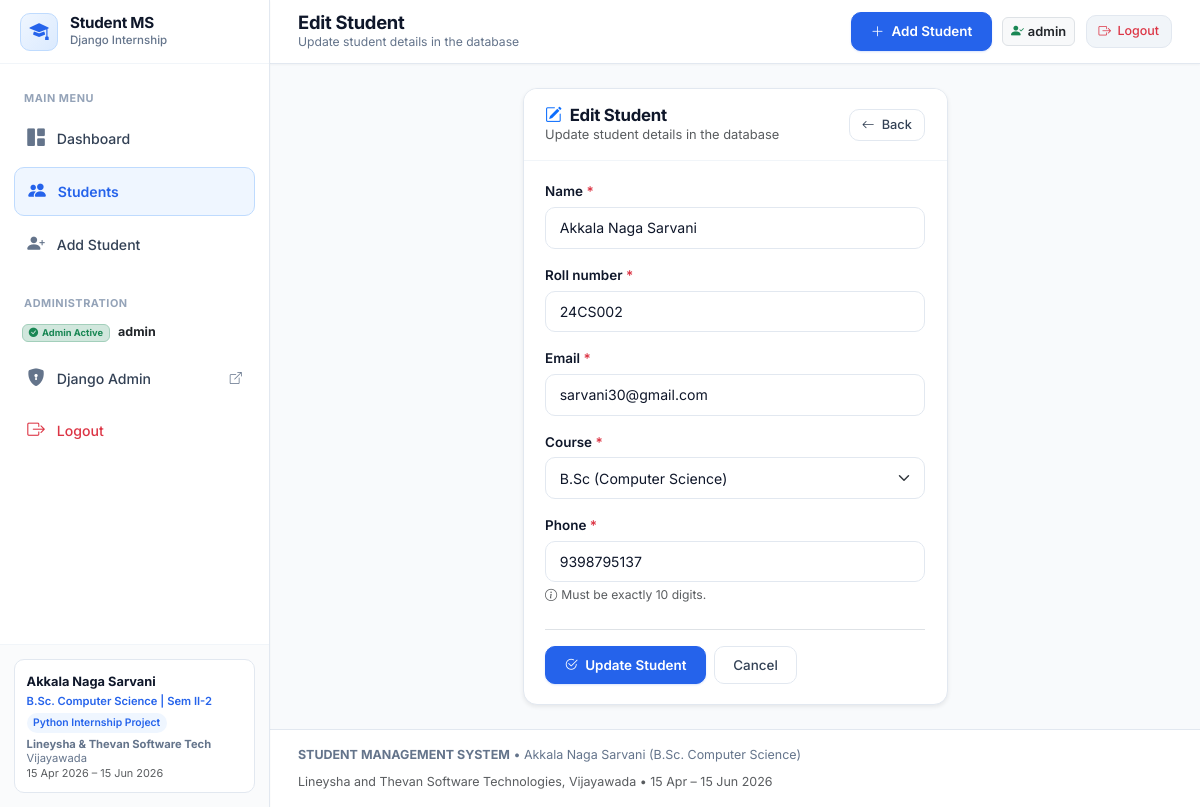
The page /students/22/edit/ (signed in) on the database its author committed.
### students/models.py (models this page shows, shortened)
class Student(models.Model):
    name = models.CharField(max_length=100, verbose_name="Full Name")
    roll_number = models.CharField(max_length=20, unique=True, verbose_name="Roll Number")
    email = models.EmailField(verbose_name="Email Address")
    course = models.CharField(max_length=100, verbose_name="Course")
    phone = models.CharField(max_length=10, validators=[phone_regex], verbose_name="Phone Number")
    created_at = models.DateTimeField(auto_now_add=True, verbose_name="Created At")
    updated_at = models.DateTimeField(auto_now=True, verbose_name="Updated At")
    class Meta:
        verbose_name = "Student"
        verbose_name_plural = "Students"
        ordering = ['-created_at']

### students/views.py (the view)
# urls.py: path('students/<int:pk>/edit/', views.student_update_view, name='student_edit'),
@login_required(login_url='login')
def student_update_view(request, pk):
    student = get_object_or_404(Student, pk=pk)
    if request.method == 'POST':
        form = StudentForm(request.POST, instance=student)
        if form.is_valid():
            form.save()
            messages.success(request, "Student record updated successfully.")
            return redirect('students:student_detail', pk=student.pk)
        else:
            messages.error(request, "Please correct the errors in the form below.")
    else:
        form = StudentForm(instance=student)
    context = {
        'form': form,
        'student': student,
        'page_title': 'Edit Student',
        'page_subtitle': 'Update student details in the database',
        'submit_button_text': 'Update Student',
        'is_edit': True,
        'active_page': 'students',
    }
    return render(request, 'students/student_form.html', context)

### templates/students/student_form.html (shortened to what this page needs)
{% extends 'base.html' %}
{% block page_title %}{{ page_title }}{% endblock %}
{% block page_subtitle %}{{ page_subtitle }}{% endblock %}
{% block content %}
<div class="row justify-content-center">
    <div class="col-12 col-md-9 col-lg-7 col-xl-6">
        <div class="content-card shadow-sm">
            <div class="card-header-custom bg-white">
                <div>
                    <h3 class="card-header-title">
                        {% if is_edit %}
                            <i class="bi bi-pencil-square text-primary"></i>
                        {% else %}
                            <i class="bi bi-person-plus-fill text-primary"></i>
                        {% endif %}
                        <span>{{ page_title }}</span>
                    </h3>
                    <p class="text-muted small mb-0">{{ page_subtitle }}</p>
                </div>
                <a href="{% if is_edit and student %}{% url 'students:student_detail' pk=student.pk %}{% else %}{% url 'students:student_list' %}{% endif %}" class="btn-secondary-custom" style="padding: 0.35rem 0.75rem; font-size: 0.8rem;">
                    <i class="bi bi-arrow-left"></i>
                    <span>Back</span>
                </a>
            </div>
            <div class="card-body-custom">
                <form method="POST" novalidate>
                    <div class="mb-3">
                        <label for="{{ form.name.id_for_label }}" class="form-label-custom">
                            Name <span class="text-danger">*</span>
                        </label>
                        {{ form.name }}
                    </div>
                    <div class="mb-3">
                        <label for="{{ form.roll_number.id_for_label }}" class="form-label-custom">
                            Roll number <span class="text-danger">*</span>
                        </label>
                        {{ form.roll_number }}
                    </div>
                    <div class="mb-3">
                        <label for="{{ form.email.id_for_label }}" class="form-label-custom">
                            Email <span class="text-danger">*</span>
                        </label>
                        {{ form.email }}
                    </div>
                    <div class="mb-3">
                        <label for="{{ form.course.id_for_label }}" class="form-label-custom">
                            Course <span class="text-danger">*</span>
                        </label>
                        {{ form.course }}
                    </div>
                    <div class="mb-4">
                        <label for="{{ form.phone.id_for_label }}" class="form-label-custom">
                            Phone <span class="text-danger">*</span>
                        </label>
                        {{ form.phone }}
                        <small class="text-muted d-block mt-1" style="font-size: 0.76rem;">
                            <i class="bi bi-info-circle me-1"></i>Must be exactly 10 digits.
                        </small>
                    </div>
                    <div class="d-flex align-items-center gap-2 pt-3 border-top flex-wrap">
                        <button type="submit" class="btn-primary-custom flex-fill flex-sm-grow-0 justify-content-center">
                            <i class="bi bi-check2-circle"></i>
                            <span>{{ submit_button_text }}</span>
                        </button>
                        <a href="{% if is_edit and student %}{% url 'students:student_detail' pk=student.pk %}{% else %}{% url 'students:student_list' %}{% endif %}" class="btn-secondary-custom flex-fill flex-sm-grow-0 justify-content-center">
                            Cancel
                        </a>
                    </div>
                </form>
            </div>
        </div>
    </div>
</div>
{% endblock %}

### templates/base.html (shortened to what this page needs)
{% load static %}
<!DOCTYPE html>
<html lang="en">
<head>
    <link href="https://cdn.jsdelivr.net/npm/bootstrap@5.3.3/dist/css/bootstrap.min.css" rel="stylesheet">
    <link rel="stylesheet" href="https://cdn.jsdelivr.net/npm/bootstrap-icons@1.11.3/font/bootstrap-icons.min.css">
    <link rel="stylesheet" href="{% static 'css/style.css' %}">
</head>
<body>
    <div class="app-wrapper">
        <aside class="sidebar" id="appSidebar">
            <div class="sidebar-header">
                <div class="sidebar-brand-icon">
                    <i class="bi bi-mortarboard-fill"></i>
                </div>
                <div class="sidebar-brand-text">
                    <h1>Student MS</h1>
                    <span>Django Internship</span>
                </div>
            </div>
            <div class="sidebar-nav">
                <div class="nav-section-title">Main Menu</div>
                <a href="{% url 'students:dashboard' %}" class="sidebar-link {% if active_page == 'dashboard' %}active{% endif %}">
                    <i class="bi bi-grid-1x2-fill"></i>
                    <span>Dashboard</span>
                </a>
                <a href="{% url 'students:student_list' %}" class="sidebar-link {% if active_page == 'students' %}active{% endif %}">
                    <i class="bi bi-people-fill"></i>
                    <span>Students</span>
                </a>
                <a href="{% url 'students:student_add' %}" class="sidebar-link {% if active_page == 'student_add' %}active{% endif %}">
                    <i class="bi bi-person-plus-fill"></i>
                    <span>Add Student</span>
                </a>
                <div class="nav-section-title mt-3">Administration</div>
                {% if user.is_authenticated %}
                    <div class="px-2 py-1 mb-1 d-flex align-items-center gap-2 text-muted" style="font-size: 0.78rem;">
                        <span class="badge bg-success-subtle text-success border border-success-subtle d-inline-flex align-items-center gap-1">
                            <i class="bi bi-check-circle-fill"></i> Admin Active
                        </span>
                        <strong class="text-dark">{{ user.username }}</strong>
                    </div>
                    <a href="/admin/" target="_blank" class="sidebar-link">
                        <i class="bi bi-shield-lock-fill"></i>
                        <span>Django Admin</span>
                        <i class="bi bi-box-arrow-up-right ms-auto" style="font-size: 0.75rem;"></i>
                    </a>
                    <a href="{% url 'logout' %}" class="sidebar-link text-danger">
                        <i class="bi bi-box-arrow-right text-danger"></i>
                        <span>Logout</span>
                    </a>
                {% endif %}
            </div>
            <div class="sidebar-footer">
                <div class="project-info-card">
                    <div class="project-info-student">Akkala Naga Sarvani</div>
                    <div class="project-info-degree">B.Sc. Computer Science | Sem II-2</div>
                    <span class="project-info-badge">Python Internship Project</span>
                    <div class="project-info-org">
                        <strong>Lineysha & Thevan Software Tech</strong><br>
                        Vijayawada<br>
                        <span class="text-muted" style="font-size: 0.68rem;">15 Apr 2026 – 15 Jun 2026</span>
                    </div>
                </div>
            </div>
        </aside>
        <div class="main-wrapper">
            <header class="top-header">
                <div class="header-left">
                    <div class="header-title-group">
                        <h2 class="header-main-title">{% block page_title %}Student Management System{% endblock %}</h2>
                        <p class="header-sub-title d-none d-sm-block">{% block page_subtitle %}Using Django Framework • SQLite Database{% endblock %}</p>
                    </div>
                </div>
                <div class="header-right">
                    <a href="{% url 'students:student_add' %}" class="btn-primary-custom header-add-btn">
                        <i class="bi bi-plus-lg"></i>
                        <span class="d-none d-sm-inline">Add Student</span>
                    </a>
                    {% if user.is_authenticated %}
                        <div class="d-none d-md-inline-flex align-items-center gap-1 px-2 py-1 bg-light rounded border text-muted small">
                            <i class="bi bi-person-check-fill text-success"></i>
                            <span class="fw-semibold text-dark">{{ user.username }}</span>
                        </div>
                        <a href="{% url 'logout' %}" class="admin-badge-btn text-danger" title="Logout from Admin">
                            <i class="bi bi-box-arrow-right text-danger"></i>
                            <span class="d-none d-sm-inline">Logout</span>
                        </a>
                    {% else %}
                        <a href="{% url 'login' %}" class="admin-badge-btn" title="Admin Login">
                            <i class="bi bi-shield-lock text-primary"></i>
                            <span class="d-none d-sm-inline">Admin Login</span>
                            <span class="d-inline d-sm-none">Login</span>
                        </a>
                    {% endif %}
                </div>
            </header>
            <main class="content-body">
                {% block content %}{% endblock %}
            </main>
            <footer class="app-footer">
                <div>
                    <strong>STUDENT MANAGEMENT SYSTEM</strong> • Akkala Naga Sarvani (B.Sc. Computer Science)
                </div>
                <div class="text-muted">
                    Lineysha and Thevan Software Technologies, Vijayawada • 15 Apr – 15 Jun 2026
                </div>
            </footer>
        </div>
    </div>
</body>
</html>

### rows shown on the page
Student: name "Akkala Naga Sarvani", roll_number "24CS002", email "sarvani30@gmail.com", course "B.Sc (Computer Science)", phone "9398795137"

### other values the page prints
{{ user.username }} "admin"
{{ page_title }} "Edit Student"
{{ page_subtitle }} "Update student details in the database"
{{ submit_button_text }} "Update Student"
